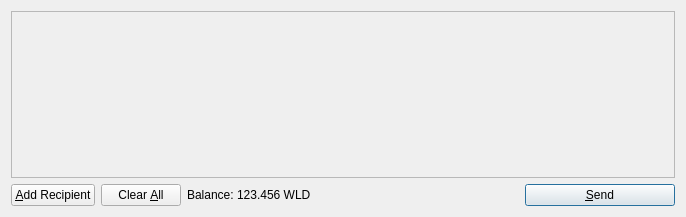
<?xml version="1.0" encoding="UTF-8"?>
<ui version="4.0">
 <class>SendCoinsDialog</class>
 <widget class="QDialog" name="SendCoinsDialog">
  <property name="geometry">
   <rect>
    <x>0</x>
    <y>0</y>
    <width>686</width>
    <height>217</height>
   </rect>
  </property>
  <property name="windowTitle">
   <string>Send Coins</string>
  </property>
  <layout class="QVBoxLayout" name="verticalLayout">
   <item>
    <widget class="QScrollArea" name="scrollArea">
     <property name="widgetResizable">
      <bool>true</bool>
     </property>
     <widget class="QWidget" name="scrollAreaWidgetContents">
      <property name="geometry">
       <rect>
        <x>0</x>
        <y>0</y>
        <width>666</width>
        <height>165</height>
       </rect>
      </property>
      <layout class="QVBoxLayout" name="verticalLayout_2">
       <property name="margin">
        <number>0</number>
       </property>
       <item>
        <layout class="QVBoxLayout" name="entries">
         <property name="spacing">
          <number>6</number>
         </property>
        </layout>
       </item>
       <item>
        <spacer name="verticalSpacer">
         <property name="orientation">
          <enum>Qt::Vertical</enum>
         </property>
         <property name="sizeHint" stdset="0">
          <size>
           <width>20</width>
           <height>40</height>
          </size>
         </property>
        </spacer>
       </item>
      </layout>
     </widget>
    </widget>
   </item>
   <item>
    <layout class="QHBoxLayout" name="horizontalLayout">
     <item>
      <widget class="QPushButton" name="addButton">
       <property name="toolTip">
        <string>Send to multiple recipients at once</string>
       </property>
       <property name="text">
        <string>&amp;Add Recipient</string>
       </property>
       <property name="icon">
        <iconset resource="../bitcoin.qrc">
         <normaloff>:/icons/add</normaloff>:/icons/add</iconset>
       </property>
       <property name="autoDefault">
        <bool>false</bool>
       </property>
      </widget>
     </item>
     <item>
      <widget class="QPushButton" name="clearButton">
       <property name="sizePolicy">
        <sizepolicy hsizetype="Minimum" vsizetype="Fixed">
         <horstretch>0</horstretch>
         <verstretch>0</verstretch>
        </sizepolicy>
       </property>
       <property name="toolTip">
        <string>Remove all transaction fields</string>
       </property>
       <property name="text">
        <string>Clear &amp;All</string>
       </property>
       <property name="icon">
        <iconset resource="../bitcoin.qrc">
         <normaloff>:/icons/remove</normaloff>:/icons/remove</iconset>
       </property>
       <property name="autoRepeatDelay">
        <number>300</number>
       </property>
       <property name="autoDefault">
        <bool>false</bool>
       </property>
      </widget>
     </item>
     <item>
      <layout class="QHBoxLayout" name="horizontalLayout_2">
       <property name="spacing">
        <number>3</number>
       </property>
       <item>
        <widget class="QLabel" name="label">
         <property name="text">
          <string>Balance:</string>
         </property>
        </widget>
       </item>
       <item>
        <widget class="QLabel" name="labelBalance">
         <property name="cursor">
          <cursorShape>IBeamCursor</cursorShape>
         </property>
         <property name="text">
          <string>123.456 WLD</string>
         </property>
         <property name="textInteractionFlags">
          <set>Qt::LinksAccessibleByMouse|Qt::TextSelectableByKeyboard|Qt::TextSelectableByMouse</set>
         </property>
        </widget>
       </item>
      </layout>
     </item>
     <item>
      <spacer name="horizontalSpacer">
       <property name="orientation">
        <enum>Qt::Horizontal</enum>
       </property>
       <property name="sizeHint" stdset="0">
        <size>
         <width>40</width>
         <height>20</height>
        </size>
       </property>
      </spacer>
     </item>
     <item>
      <widget class="QPushButton" name="sendButton">
       <property name="minimumSize">
        <size>
         <width>150</width>
         <height>0</height>
        </size>
       </property>
       <property name="toolTip">
        <string>Confirm the send action</string>
       </property>
       <property name="text">
        <string>&amp;Send</string>
       </property>
       <property name="icon">
        <iconset resource="../bitcoin.qrc">
         <normaloff>:/icons/send</normaloff>:/icons/send</iconset>
       </property>
       <property name="default">
        <bool>true</bool>
       </property>
      </widget>
     </item>
    </layout>
   </item>
  </layout>
 </widget>
 <resources>
  <include location="../bitcoin.qrc"/>
 </resources>
 <connections/>
</ui>
